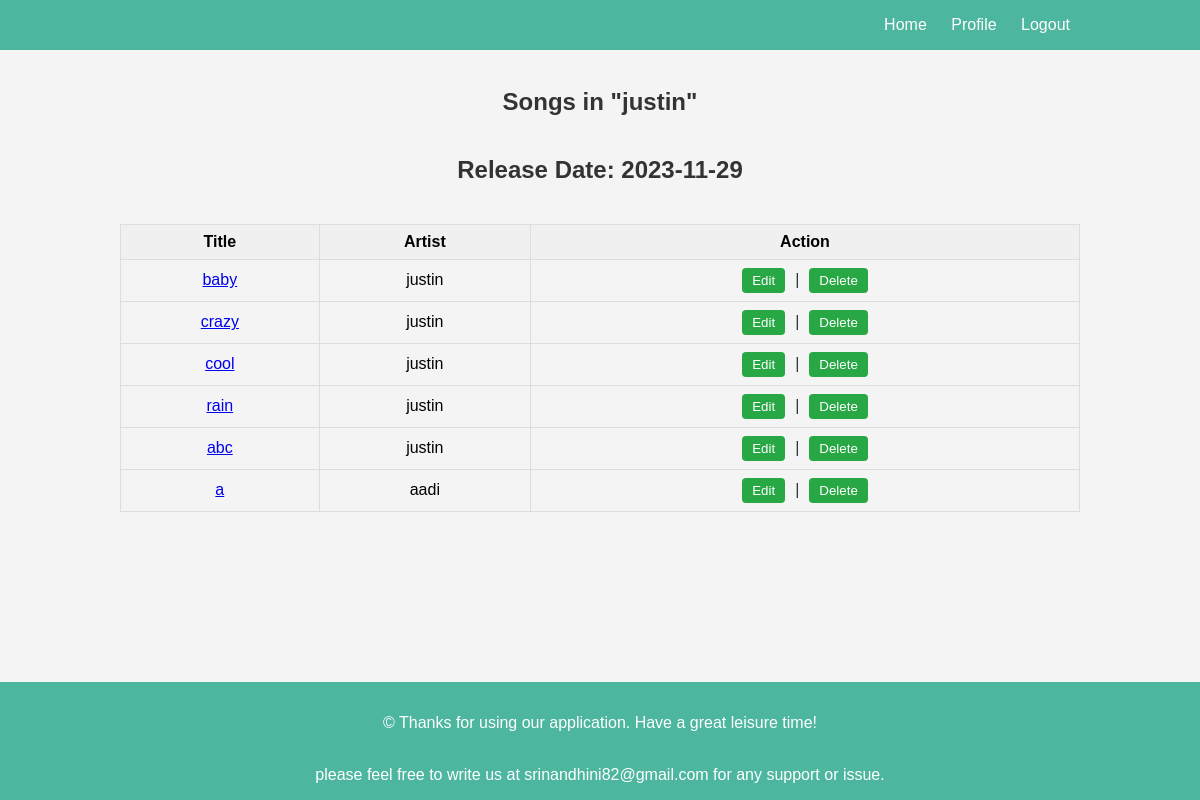
The app's page /album/2/songs (signed in) with its own data.
### models.py (models this page shows, shortened)
class Album(db.Model):
    id = db.Column(db.Integer, primary_key=True)
    name = db.Column(db.String(100), nullable=False)
    release_date = db.Column(db.Date,default=date.today)
    genre_id = db.Column(db.Integer, db.ForeignKey('genre.id'), nullable=False)
    user_id = db.Column(db.Integer, db.ForeignKey('user.id'), nullable=False)
    songs = db.relationship('Song', backref='album', lazy='dynamic')

class Song(db.Model):
    id = db.Column(db.Integer, primary_key=True)
    title = db.Column(db.String(100), nullable=False, unique=True)
    artist = db.Column(db.String(50), nullable=False)
    duration = db.Column(db.Float)
    lyrics = db.Column(db.Text)
    date_added = db.Column(db.DateTime, default=datetime.utcnow)
    filename = db.Column(db.String(255), nullable=False)
    album_id = db.Column(db.Integer, db.ForeignKey('album.id'), nullable=False)
    user_id = db.Column(db.Integer, db.ForeignKey('user.id'), nullable=False)
    ratings = db.relationship('Ratings', backref='song', lazy=True, cascade="all, delete-orphan")

### app.py (the view)
@app.route('/album/<int:album_id>/songs')
@login_required
def album_songs(album_id):
    album = Album.query.get_or_404(album_id)
    if album.user_id != current_user.id:
        flash('You are not authorized to view this album.')
        return redirect(url_for('upload_song'))
    songs = Song.query.filter_by(album_id=album.id).all()
    return render_template('album_songs.html', album=album, songs=songs)

### app.py (called while the page is built)
@login_manager.user_loader
def load_user(user_id):
    if user_id is not None:
        return User.query.get(int(user_id))
    return None

### templates/album_songs.html (shortened to what this page needs)
<!DOCTYPE html>
<html lang="en">
<head>
</head>
<body>
    <header>
        <nav>
            <div class="container">
                <a href="{{ url_for('user_dashboard') }}">Home</a>
                <a href="{{ url_for('profile') }}">Profile</a>
                <a href="{{ url_for('logout') }}">Logout</a>
            </div>
        </nav>
    </header><br>
    <h2>Songs in "{{ album.name }}"</h2>
    <h2>Release Date: {{ album.release_date.strftime('%Y-%m-%d') }}</h2>
    {% if songs %}
        <table>
            <thead>
                <tr>
                    <th>Title</th>
                    <th>Artist</th>
                    <th>Action</th>
                </tr>
            </thead>
            <tbody>
                {% for song in songs %}
                    <tr>
                        <td><a href="{{ url_for('song_detail', song_id=song.id) }}">{{ song.title }}</a></td>
                        <td>{{ song.artist }}</td>
                        <td>
                            <div class="action-buttons">
                                <a href="{{ url_for('edit_song', song_id=song.id) }}">
                                    <button>Edit</button>
                                </a>
                                <span class="separator">|</span>
                                <form action="{{ url_for('delete_song', song_id=song.id) }}" method="post" onsubmit="return confirm('Are you sure you want to delete this song?');">
                                    <button type="submit">Delete</button>
                                </form>
                            </div>
                        </td>
                    </tr>
                {% endfor %}
            </tbody>
        </table>
    {% else %}
        <center><p>No songs in this album yet.</p></center>
    {% endif %}
    <footer>
        <p>&copy; Thanks for using our application. Have a great leisure time!</p>
        <br>please feel free to write us at srinandhini82@gmail.com for any support or issue.
    </footer>
</body>
</html>

### templates/album_songs.html (style rules this page uses)
body { font-family: Arial, sans-serif; margin: 0; padding: 0; background-color: #f4f4f4; display: flex; flex-direction: column; min-height: 100vh; }
header, footer { background-color: #4cb69f; color: white; text-align: center; padding: 1em 0; }
.container { width: 80%; margin: auto; text-align: right; }
nav a { color: white; text-decoration: none; padding: 0 10px; }
h2 { text-align: center; color: #333; }
table { width: 80%; margin: 20px auto; border-collapse: collapse; }
th, td { border: 1px solid #ddd; padding: 8px; text-align: center; }
th { background-color: #f0f0f0; }
button { background-color: #28a745; color: white; padding: 5px 10px; border: none; border-radius: 4px; cursor: pointer; }
.action-buttons { display: flex; justify-content: center; align-items: center; }
.action-buttons a, .action-buttons form { margin: 0 5px; }
.separator { margin: 0 5px; color: #333; }
footer { margin-top: auto; }

### records on screen
Album: name "justin", release_date "2023-11-29"
Song: title "baby", artist "justin"
Song: title "crazy", artist "justin"
Song: title "cool", artist "justin"
Song: title "rain", artist "justin"
Song: title "abc", artist "justin"
Song: title "a", artist "aadi"
